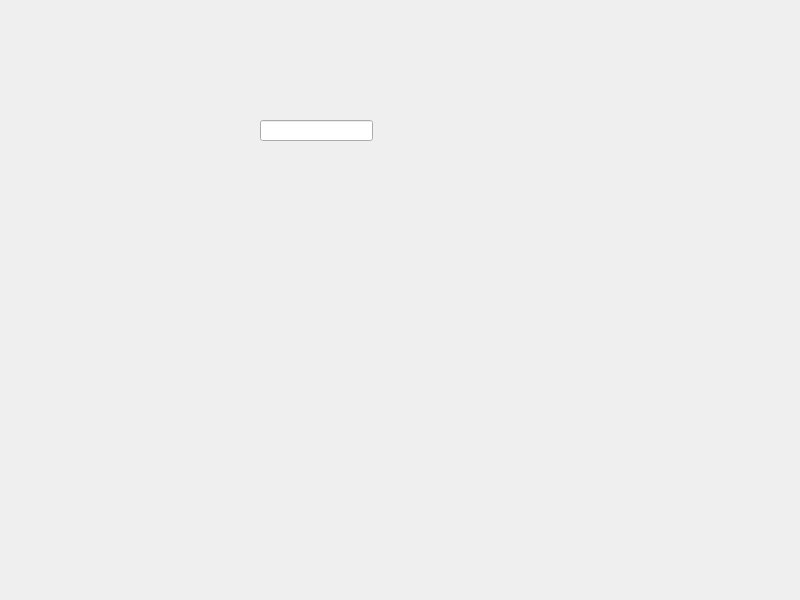
<?xml version="1.0" encoding="UTF-8"?>
<ui version="4.0">
 <class>Widget</class>
 <widget class="QWidget" name="Widget">
  <property name="geometry">
   <rect>
    <x>0</x>
    <y>0</y>
    <width>800</width>
    <height>600</height>
   </rect>
  </property>
  <property name="windowTitle">
   <string>Widget</string>
  </property>
  <widget class="QLineEdit" name="lineEdit">
   <property name="geometry">
    <rect>
     <x>260</x>
     <y>120</y>
     <width>113</width>
     <height>21</height>
    </rect>
   </property>
  </widget>
 </widget>
 <resources/>
 <connections/>
</ui>
